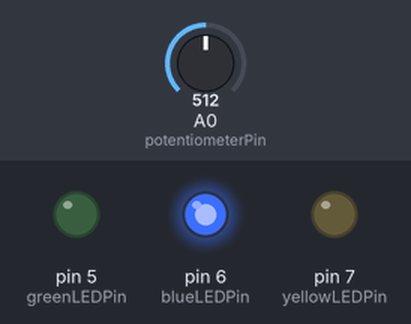
The sketch below on a simulated Arduino Uno, built with avr-gcc and run on an emulated ATmega328P. On the bench: output pins drawn as LEDs (lit = HIGH). The inputs (shaded band) are chosen by the test bench; at power-on: A0 (potentiometerPin) = 512.

Above: at 1.2 s.
1.3 s: A0 (potentiometerPin) set to 540
2.8 s: A0 (potentiometerPin) set to 564
At 3.6 s:
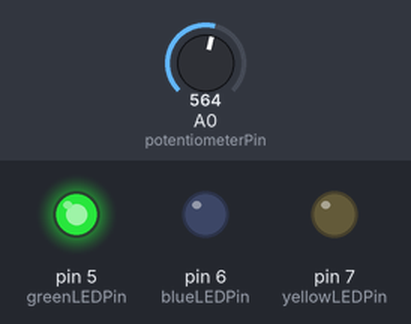
4.3 s: A0 (potentiometerPin) set to 440
At 4.7 s:
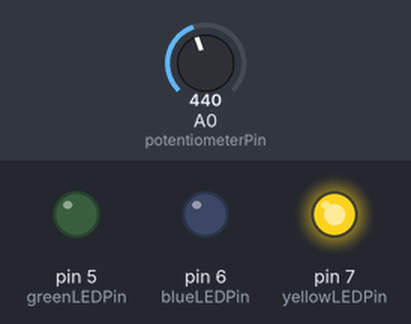
5.8 s: A0 (potentiometerPin) set to 462
At 7.0 s:
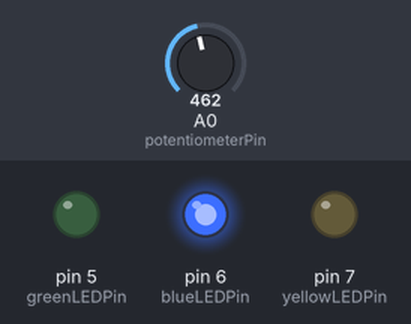
7.3 s: A0 (potentiometerPin) set to 560
At 8.2 s:
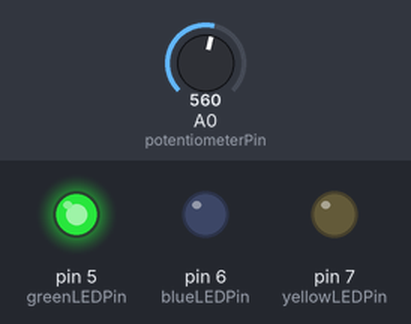
Timing chart, 0 to 9.8 s (numbered marks = the images above; inputs shaded):
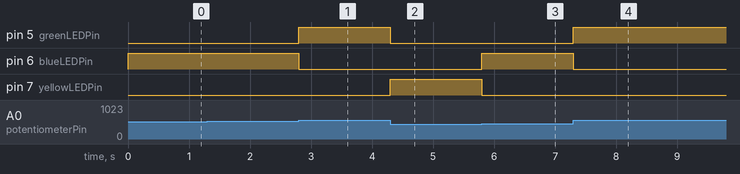

The sketch:

sketch_sep26a.ino
```cpp
const int potentiometerPin=A0;
const int yellowLEDPin=7;
const int blueLEDPin=6;
const int greenLEDPin=5;

void setup() {
  // put your setup code here, to run once:
pinMode(yellowLEDPin,OUTPUT);
pinMode(blueLEDPin,OUTPUT);
pinMode(greenLEDPin,OUTPUT);
}

void loop() {
  // put your main code here, to run repeatedly:
int potValue=analogRead(potentiometerPin);

if (potValue<450){
  digitalWrite(yellowLEDPin,HIGH);
  digitalWrite(blueLEDPin,LOW);
  digitalWrite(greenLEDPin,LOW);
}
else if(potValue>=450&&potValue<=550){
  digitalWrite(yellowLEDPin,LOW);
  digitalWrite(blueLEDPin,HIGH);
  digitalWrite(greenLEDPin,LOW);
}
else{
  digitalWrite(yellowLEDPin,LOW);
  digitalWrite(blueLEDPin,LOW);
  digitalWrite(greenLEDPin,HIGH);
}
}
```

Measured:
- the behaviour switches between 550 and 551 on A0 (potentiometerPin) (found by bisection; images 0 and 1)
- the behaviour switches between 449 and 450 on A0 (potentiometerPin) (found by bisection; images 2 and 3)
- after the input at 1.3 s, every drawn part: stays the same
- after the input at 2.8 s, pin 5 (greenLEDPin): LOW → HIGH at once; pin 6 (blueLEDPin): HIGH → LOW at once
- after the input at 4.3 s, pin 5 (greenLEDPin): HIGH → LOW at once; pin 7 (yellowLEDPin): LOW → HIGH at once
- after the input at 5.8 s, pin 6 (blueLEDPin): LOW → HIGH at once; pin 7 (yellowLEDPin): HIGH → LOW at once
- after the input at 7.3 s, pin 5 (greenLEDPin): LOW → HIGH at once; pin 6 (blueLEDPin): HIGH → LOW at once
